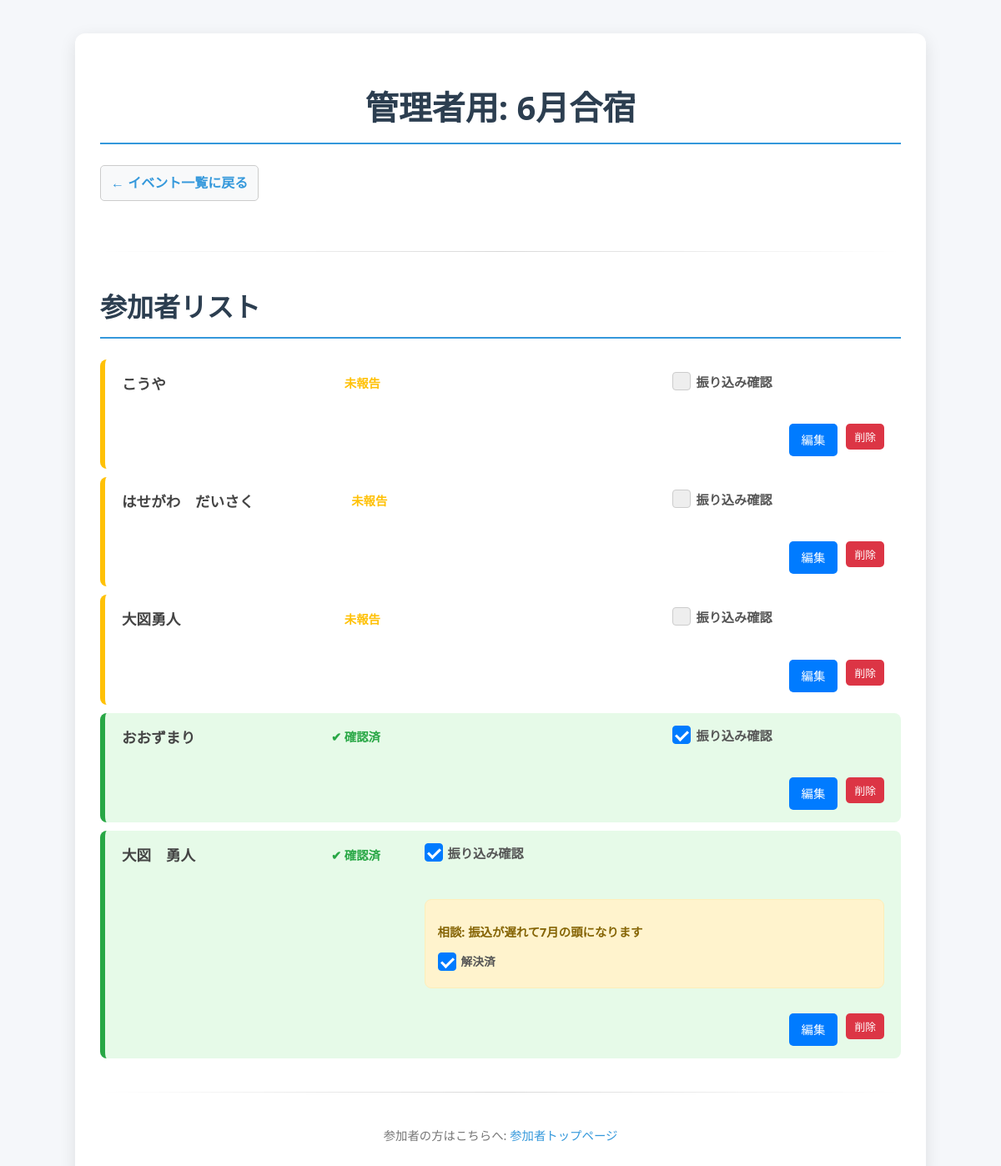
/admin/event/1 (signed in), run on the app's committed database.
### database.py (models this page shows, shortened)
class Event(db.Model):
    id = db.Column(db.Integer, primary_key=True)
    name = db.Column(db.String(100), nullable=False)
    description = db.Column(db.Text, nullable=True)
    participants = db.relationship('Participant', backref='event', lazy=True, cascade="all, delete-orphan")

class Participant(db.Model):
    id = db.Column(db.Integer, primary_key=True)
    name = db.Column(db.String(100), nullable=False)
    event_id = db.Column(db.Integer, db.ForeignKey('event.id'), nullable=False)
    is_paid = db.Column(db.Boolean, default=False)
    paid_reported_at = db.Column(db.DateTime, nullable=True) # 振り込み報告日時
    is_confirmed = db.Column(db.Boolean, default=False) # 管理者による確認
    irregular_request = db.Column(db.Text, nullable=True) # イレギュラー相談内容
    is_irregular_resolved = db.Column(db.Boolean, default=False) # イレギュラー相談解決済み

### app.py (the view)
@app.route('/admin/event/<int:event_id>')
@admin_required # アクセス制限を適用
def admin_event_detail(event_id):
    event = Event.query.get_or_404(event_id)
    all_participants = Participant.query.filter_by(event_id=event.id).all()
    paid_reported_unconfirmed_and_irregular_unresolved = []
    paid_reported_unconfirmed = []
    irregular_unresolved = []
    not_paid = []
    confirmed = []
    for p in all_participants:
        is_unconfirmed_paid = p.is_paid and not p.is_confirmed
        is_unresolved_irregular = p.irregular_request and not p.is_irregular_resolved
        if is_unconfirmed_paid and is_unresolved_irregular:
            paid_reported_unconfirmed_and_irregular_unresolved.append(p)
        elif is_unconfirmed_paid:
            paid_reported_unconfirmed.append(p)
        elif is_unresolved_irregular:
            irregular_unresolved.append(p)
        elif p.is_confirmed:
            confirmed.append(p)
        else:
            not_paid.append(p)
    paid_reported_unconfirmed_and_irregular_unresolved.sort(key=lambda p: p.paid_reported_at or datetime.min, reverse=True)
    paid_reported_unconfirmed.sort(key=lambda p: p.paid_reported_at or datetime.min, reverse=True)
    irregular_unresolved.sort(key=lambda p: p.name)
    not_paid.sort(key=lambda p: p.name)
    confirmed.sort(key=lambda p: p.name)
    ordered_participant_ids = set()
    ordered_participants = []
    def add_unique_participants(plist):
        nonlocal ordered_participant_ids, ordered_participants
        for p in plist:
            if p.id not in ordered_participant_ids:
                ordered_participants.append(p)
                ordered_participant_ids.add(p.id)
    add_unique_participants(paid_reported_unconfirmed_and_irregular_unresolved)
    add_unique_participants(paid_reported_unconfirmed)
    add_unique_participants(irregular_unresolved)
    add_unique_participants(not_paid)
    add_unique_participants(confirmed)
    return render_template('admin/event_detail.html', event=event, participants=ordered_participants)

### app.py (called while the page is built)
def admin_required(f):
    from functools import wraps
    @wraps(f)
    def decorated_function(*args, **kwargs):
        if 'logged_in' not in session or not session['logged_in']:
            flash('管理者ページにアクセスするにはログインしてください。', 'error')
            return redirect(url_for('admin_login'))
        return f(*args, **kwargs)
    return decorated_function

### templates/admin/event_detail.html (shortened to what this page needs)
{% extends 'admin/base.html' %}
{% import 'macros.html' as macros %}
{% block content %}
    <h1>管理者用: {{ event.name }}</h1>
    <a href="{{ url_for('admin_index') }}" class="back-link">← イベント一覧に戻る</a>
    <hr>
    <h2>参加者リスト</h2>
    {% if participants %}
        <ul class="participant-list">
            {% for p in participants %}
                <li class="participant-item {% if p.is_confirmed %}confirmed{% elif p.is_paid %}reported{% elif p.irregular_request and not p.is_irregular_resolved %}irregular{% else %}pending{% endif %}">
                    <div class="participant-main-info">
                        <span class="participant-name">{{ p.name }}</span>
                        <div class="status-info">
                            {% if p.is_confirmed %}
                                <span class="status-confirmed">✔ 確認済</span>
                            {% elif p.is_paid %}
                                <span class="status-reported">報告済 ({{ p.paid_reported_at.strftime('%m/%d %H:%M') }})</span>
                            {% else %}
                                <span class="status-pending">未報告</span>
                            {% endif %}
                        </div>
                    </div>
                    <div class="actions">
                        <form action="{{ url_for('admin_confirm_payment', participant_id=p.id) }}" method="post" class="inline-form">
                            <label class="checkbox-container">
                                <span class="checkmark"></span> 振り込み確認
                            </label>
                        </form>
                        {% if p.irregular_request %}
                            <div class="irregular-section {% if not p.is_irregular_resolved %}unresolved{% endif %}">
                                <p class="irregular-content">相談: {{ p.irregular_request }}</p>
                                <form action="{{ url_for('admin_resolve_irregular', participant_id=p.id) }}" method="post" class="inline-form">
                                    <label class="checkbox-container">
                                        <span class="checkmark"></span> 解決済
                                    </label>
                                </form>
                            </div>
                        {% endif %}
                        <div class="participant-actions-buttons">
                            <a href="{{ url_for('admin_edit_participant', participant_id=p.id) }}" class="edit-button">編集</a>
                            <form action="{{ url_for('admin_delete_participant', participant_id=p.id) }}" method="post" class="inline-form delete-form" onsubmit="return confirm('本当にこの参加者を削除しますか？');">
                                <button type="submit" class="delete-button small-button">削除</button>
                            </form>
                        </div>
                    </div>
                </li>
            {% endfor %}
        </ul>
    {% else %}
        <p>まだ参加者はいません。</p>
    {% endif %}
{% endblock %}

### templates/admin/base.html (shortened to what this page needs)
<!DOCTYPE html>
<html lang="ja">
<head>
    <link rel="stylesheet" href="{{ url_for('static', filename='css/style.css') }}">
</head>
<body>
    <div class="container">
        {% block content %}{% endblock %}
        <hr>
        <p class="footer-link">参加者の方はこちらへ: <a href="{{ url_for('participant_index') }}">参加者トップページ</a></p>
    </div>
</body>
</html>

### static/css/style.css (style rules this page uses)
body { font-family: 'Segoe UI', Tahoma, Geneva, Verdana, sans-serif; margin: 0; padding: 20px; background-color: #f5f7fa; color: #333; line-height: 1.6; }
.container { max-width: 960px; margin: 20px auto; background-color: #ffffff; padding: 30px; border-radius: 12px; box-shadow: 0 6px 20px rgba(0, 0, 0, 0.1); }
h1, h2 { color: #2c3e50; border-bottom: 2px solid #3498db; padding-bottom: 10px; margin-bottom: 25px; }
h1 { font-size: 2.5em; text-align: center; }
h2 { font-size: 2em; margin-top: 35px; }
p { margin-bottom: 10px; }
hr { border: 0; height: 1px; background-image: linear-gradient(to right, rgba(0, 0, 0, 0), rgba(0, 0, 0, 0.15), rgba(0, 0, 0, 0)); margin: 40px 0; }
a { color: #3498db; text-decoration: none; transition: color 0.2s ease; }
.back-link { display: inline-block; margin-bottom: 20px; font-weight: bold; padding: 8px 12px; border: 1px solid #ccc; border-radius: 5px; background-color: #f8f9fa; transition: background-color 0.2s; }
.footer-link { text-align: center; margin-top: 30px; font-size: 0.9em; color: #777; }
label { display: block; margin-bottom: 8px; font-weight: bold; color: #555; }
.edit-button { background-color: #007bff; color: white; padding: 8px 15px; border: none; border-radius: 5px; cursor: pointer; font-size: 0.9em; text-decoration: none; transition: background-color 0.2s; display: inline-block; }
.delete-form { margin: 0; }
.delete-button { background-color: #dc3545; color: white; padding: 8px 15px; border: none; border-radius: 5px; cursor: pointer; font-size: 0.9em; transition: background-color 0.2s; }
.participant-list { list-style: none; padding: 0; }
.participant-item { display: flex; justify-content: space-between; align-items: flex-start; background-color: #fff; margin-bottom: 10px; padding: 15px 20px; border-radius: 8px; border-left: 6px solid #ccc; transition: all 0.3s ease; flex-wrap: wrap; }
.participant-main-info { flex-grow: 1; display: flex; align-items: center; margin-bottom: 10px; width: 100%; }
@media (min-width: 768px) { .participant-main-info { width: auto; margin-bottom: 0; } }
.participant-item.pending { border-left-color: #ffc107; }
.participant-item.confirmed { border-left-color: #28a745; background-color: #e6fae8; }
.participant-name { font-weight: bold; color: #444; font-size: 1.1em; min-width: 150px; }
.status-info { font-size: 0.9em; font-weight: bold; margin-left: 20px; min-width: 140px; text-align: right; }
.status-pending { color: #ffc107; }
.status-confirmed { color: #28a745; }
.actions { display: flex; flex-wrap: wrap; align-items: center; gap: 20px; margin-left: auto; }
.inline-form { display: inline-block; margin: 0; }
.checkbox-container { display: block; position: relative; padding-left: 28px; cursor: pointer; font-size: 0.95em; -webkit-user-select: none; -moz-user-select: none; -ms-user-select: none; user-select: none; white-space: nowrap; }
.checkmark { position: absolute; top: 0; left: 0; height: 20px; width: 20px; background-color: #eee; border: 1px solid #ccc; border-radius: 4px; transition: background-color 0.2s, border-color 0.2s; }
.checkbox-container input:checked ~ .checkmark { background-color: #007bff; border-color: #007bff; }
.checkmark:after { content: ""; position: absolute; display: none; }
.checkbox-container input:checked ~ .checkmark:after { display: block; }
.checkbox-container .checkmark:after { left: 6px; top: 2px; width: 6px; height: 12px; border: solid white; border-width: 0 3px 3px 0; -webkit-transform: rotate(45deg); -ms-transform: rotate(45deg); transform: rotate(45deg); }
.irregular-section { background-color: #fff3cd; border: 1px solid #ffeeba; border-radius: 8px; padding: 12px 15px; margin-top: 15px; font-size: 0.9em; flex-basis: 100%; box-sizing: border-box; }
.irregular-content { margin-bottom: 8px; font-weight: bold; color: #856404; word-wrap: break-word; }
.irregular-section .checkbox-container { padding-left: 28px; margin-top: 5px; font-size: 0.95em; color: #555; }
.participant-actions-buttons { display: flex; gap: 10px; margin-top: 10px; flex-basis: 100%; justify-content: flex-end; }
.small-button { padding: 6px 10px; font-size: 0.8em; }

### data on the page
Event: name "6月合宿"
Participant: name "こうや", is_confirmed "未報告"
Participant: name "はせがわ だいさく", is_confirmed "未報告"
Participant: name "大図勇人", is_confirmed "未報告"
Participant: name "おおずまり", is_confirmed "✔ 確認済"
Participant: name "大図 勇人", is_confirmed "✔ 確認済", irregular_request "振込が遅れて7月の頭になります"
